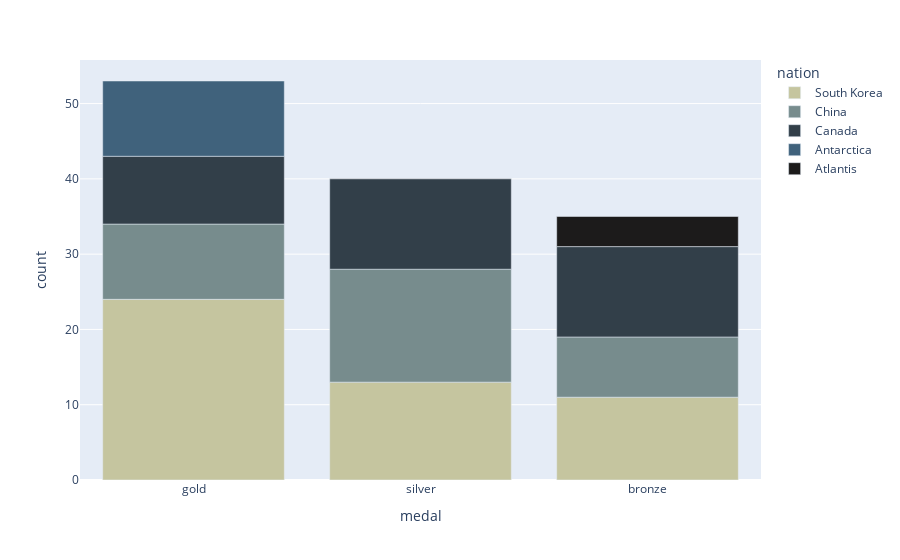

Write notebook code for a chart like this one.
### Code cell
# example bar plot with discrete color sequence
df = px.data.medals_long()
# add some example data to increase color palette
df2 = pd.DataFrame([['Antarctica', 'gold', 10]], columns=['nation','medal','count'])
df3 = pd.DataFrame([['Atlantis', 'bronze', 4]], columns=['nation','medal','count'])

df = pd.concat([df, df2, df3])

fig = px.bar(df, x="medal", y="count", color="nation", color_discrete_sequence=vg.plotly)
fig.show()

### Figure 1 — Plotly figure (JSON) as saved in the notebook; plotly's stock layout.template omitted (floating-point values rounded to 4 significant figures)
{"data": [{"alignmentgroup": "True", "hovertemplate": "nation=South Korea<br>medal=%{x}<br>count=%{y}<extra></extra>", "legendgroup": "South Korea", "marker": {"color": "#c5c59f", "pattern": {"shape": ""}}, "name": "South Korea", "offsetgroup": "South Korea", "orientation": "v", "showlegend": true, "textposition": "auto", "type": "bar", "x": ["gold", "silver", "bronze"], "xaxis": "x", "y": [24, 13, 11], "yaxis": "y"}, {"alignmentgroup": "True", "hovertemplate": "nation=China<br>medal=%{x}<br>count=%{y}<extra></extra>", "legendgroup": "China", "marker": {"color": "#778c8d", "pattern": {"shape": ""}}, "name": "China", "offsetgroup": "China", "orientation": "v", "showlegend": true, "textposition": "auto", "type": "bar", "x": ["gold", "silver", "bronze"], "xaxis": "x", "y": [10, 15, 8], "yaxis": "y"}, {"alignmentgroup": "True", "hovertemplate": "nation=Canada<br>medal=%{x}<br>count=%{y}<extra></extra>", "legendgroup": "Canada", "marker": {"color": "#323f49", "pattern": {"shape": ""}}, "name": "Canada", "offsetgroup": "Canada", "orientation": "v", "showlegend": true, "textposition": "auto", "type": "bar", "x": ["gold", "silver", "bronze"], "xaxis": "x", "y": [9, 12, 12], "yaxis": "y"}, {"alignmentgroup": "True", "hovertemplate": "nation=Antarctica<br>medal=%{x}<br>count=%{y}<extra></extra>", "legendgroup": "Antarctica", "marker": {"color": "#40627c", "pattern": {"shape": ""}}, "name": "Antarctica", "offsetgroup": "Antarctica", "orientation": "v", "showlegend": true, "textposition": "auto", "type": "bar", "x": ["gold"], "xaxis": "x", "y": [10], "yaxis": "y"}, {"alignmentgroup": "True", "hovertemplate": "nation=Atlantis<br>medal=%{x}<br>count=%{y}<extra></extra>", "legendgroup": "Atlantis", "marker": {"color": "#1c1b1b", "pattern": {"shape": ""}}, "name": "Atlantis", "offsetgroup": "Atlantis", "orientation": "v", "showlegend": true, "textposition": "auto", "type": "bar", "x": ["bronze"], "xaxis": "x", "y": [4], "yaxis": "y"}], "layout": {"barmode": "relative", "legend": {"title": {"text": "nation"}, "tracegroupgap": 0}, "margin": {"t": 60}, "xaxis": {"anchor": "y", "domain": [0, 1], "title": {"text": "medal"}}, "yaxis": {"anchor": "x", "domain": [0, 1], "title": {"text": "count"}}}}
